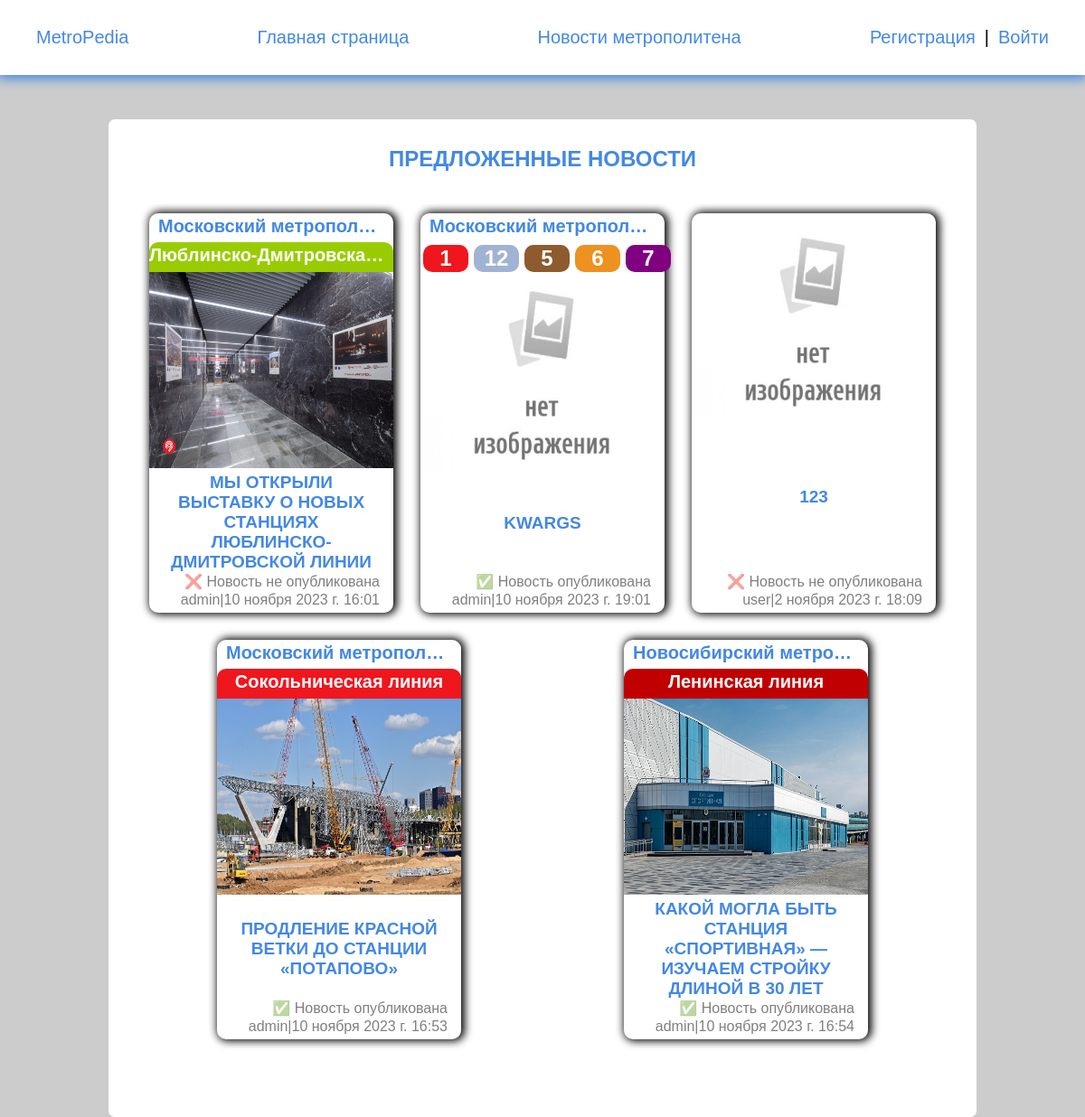
Before: /blog/post/special/list/ with the older database file.
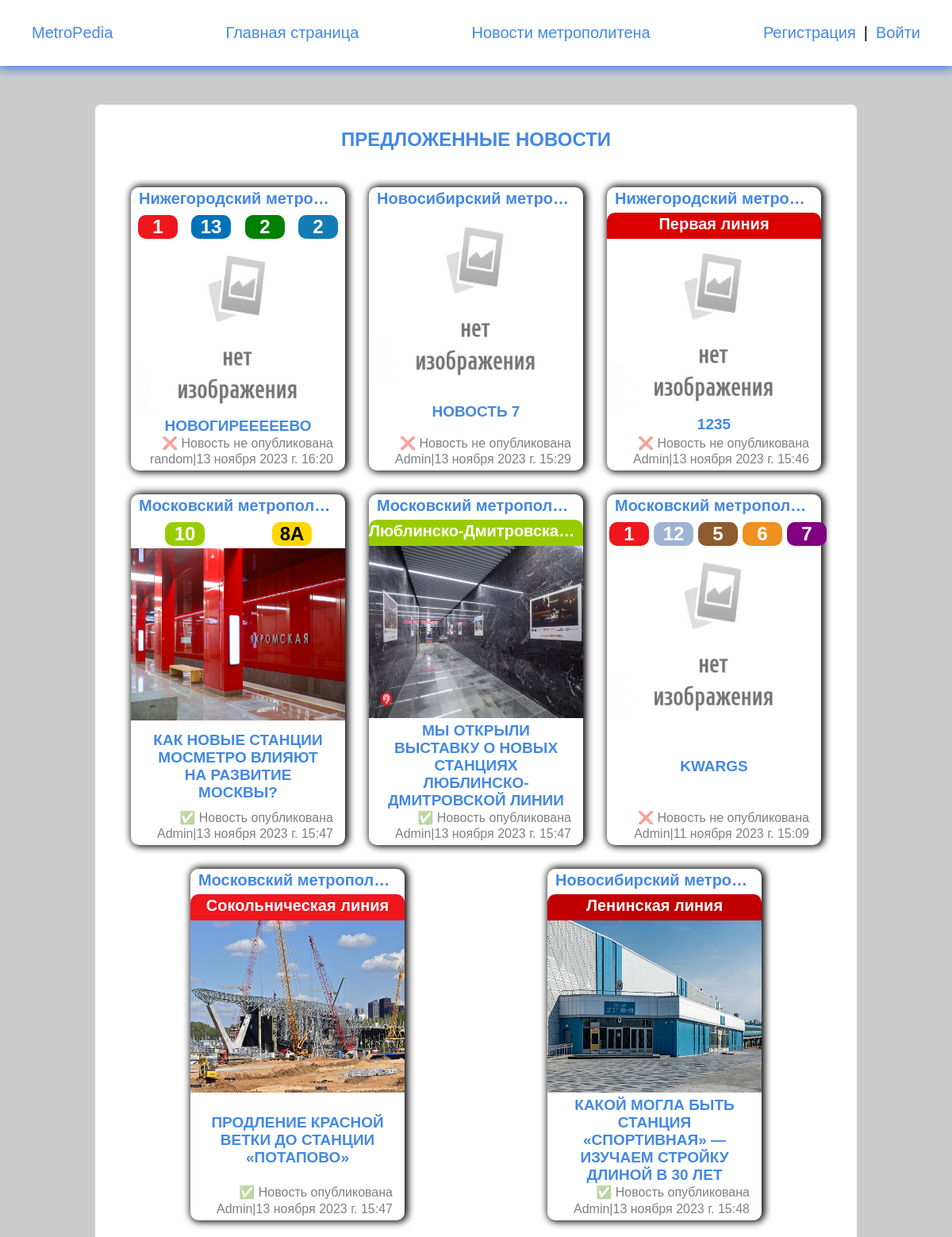
After: the same page with the newer database file.
### metro_blog/models.py (models this page shows, shortened)
class Blog(models.Model):
    owner = models.ForeignKey(Profile, on_delete=models.SET_NULL, blank=True, null=True, verbose_name='Автор')
    title = models.CharField(max_length=250, blank=False, verbose_name='Название')
    slug = models.CharField(max_length=250, unique=True, verbose_name='Ссылка')
    content = RichTextField(blank=True, null=True, verbose_name='Текст', config_name='extends')
    image = models.ImageField(upload_to='images/%Y/%M/%D', blank=True, verbose_name='Картинка')
    source = models.CharField(max_length=250, blank=True, null=True, verbose_name='Источник')
    is_public = models.BooleanField(default=False)
    time_created = models.DateTimeField(auto_now_add=True, verbose_name='Время создания')
    time_update = models.DateTimeField(auto_now=True, verbose_name='Время обновления')
    city = models.ForeignKey(City, on_delete=models.PROTECT, blank=True, null=True, verbose_name='Город')
    line = models.ManyToManyField(Line, blank=True, verbose_name='линий')
    def get_absolute_url(self):
        return reverse('post', kwargs={'post_slug': self.slug})
    class Meta:
        verbose_name = 'Новость'
        verbose_name_plural = 'Новости'
        ordering = ['-time_created']

### metro_wiki/models.py (models this page shows, shortened)
class City(models.Model):
    title = models.CharField(max_length=100, blank=False, verbose_name='Название метрополитена')
    slug = models.CharField(max_length=100, blank=False, unique=True, verbose_name='Ссылка')
    image = models.ImageField(upload_to='images/%Y/%M/%D', blank=True, verbose_name='Картинка')
    content = RichTextField(blank=True, null=True, verbose_name='Текст', config_name='extends')
    def get_absolute_url(self):
        return reverse('city', kwargs={'city_slug': self.slug})
    class Meta:
        verbose_name = 'Город'
        verbose_name_plural = 'Города'
        ordering = ['title']

class Line(models.Model):
    title = models.CharField(max_length=100, blank=False, verbose_name='Название линий')
    slug = models.CharField(max_length=100, blank=False, unique=True, verbose_name='Ссылка')
    content = RichTextField(blank=True, null=True, verbose_name='Текст', config_name='extends')
    number = models.CharField(max_length=3, blank=True, verbose_name='Номер линий')
    color_text = ColorField(default='#FFFFFF', verbose_name='Цвет текста')
    color = ColorField(default='#EF161E', verbose_name='Цвет')
    city = models.ForeignKey(City, on_delete=models.PROTECT, verbose_name='Город')
    image = models.ImageField(upload_to='images/%Y/%M/%D', blank=True, verbose_name='Картинка')
    def get_absolute_url(self):
        return reverse('line', kwargs={'line_slug': self.slug})
    class Meta:
        verbose_name = 'Линия'
        verbose_name_plural = 'Линии'
        ordering = ['number', 'title']

### users/models.py (models this page shows, shortened)
class Profile(AbstractBaseUser, PermissionsMixin):
    username = models.CharField(max_length=150, unique=True, blank=False)
    city = models.CharField(max_length=150, blank=True)
    email = models.EmailField(_('email_address'), unique=True, max_length=200)
    date_joined = models.DateTimeField(default=timezone.now)
    is_staff = models.BooleanField(default=False)
    is_active = models.BooleanField(default=True)
    image = models.ImageField(upload_to='avatars/%Y/%M/%D', default='avatars/avatar.jpg', blank=True)
    tracked_city = models.ForeignKey(City, on_delete=models.PROTECT, blank=True, null=True,
                                     verbose_name='Отслеживаемый метрополитен')
    USERNAME_FIELD = 'username'
    REQUIRED_FIELDS = []
    objects = CustomUserManager()

### metro_blog/views.py (the view)
# urls.py: path('post/special/list/', AllPosts.as_view(), name='post_list'),
class AllPosts(DataMixin, ListView):
    model = Blog
    template_name = 'blog/index.html'
    context_object_name = 'posts'
    def get_context_data(self, *, object_list=None, **kwargs):
        context = super().get_context_data(**kwargs)
        context['status'] = Blog.is_public
        if self.request.user.is_authenticated:
            context['post_user_count'] = Blog.objects.filter(owner=self.request.user).count
        c_def = self.get_user_context(title='Предложенные новости')
        return dict(list(context.items()) + list(c_def.items()))

### main_page/utils.py (called while the page is built)
    @staticmethod
    def get_user_context(**kwargs):
        context = kwargs
        context['menu'] = menu
        context['submenu_editor'] = submenu_editor
        context['cats'] = cats
        return context

### metro_blog/templates/blog/index.html (shortened to what this page needs)
{% extends 'main_page/base.html' %}
{% load static %}
{% load blog_filters %}
{% block content %}
<main class="content">
    {% if posts %}
    <section class="wrap">
        <h1 class="w-100">{{ title }}</h1>
        <ul class="post_list w-100">
            {% for p in posts %}
            <li class="element mw-wrap brad-10 black-shadow">
                <div class="cat_post" id="fixed_container">
                    <a href="{{ p.city.get_absolute_url }}">
                        <span class="link_city">{{ p.city.title }}</span>
                    </a>
                    <ul class="post_lines_list">
                        {% for l in p.line.all|slice:"5" %}
                        {% if forloop.first and forloop.last %}
                        <li class="post_single_line hover_line" style="background: {{ l.color }}; --hl:{{ l.color }}80;">
                            <a href="{{ l.get_absolute_url }}">
                                <span style="color: {{ l.color_text }};">
                                    {{ l.title }}
                                </span>
                            </a>
                        </li>
                        {% else %}
                        <li class="post_multiple_line">
                            <a href="{{ l.get_absolute_url }}">
                                <svg width="50" height="30" xmlns="http://www.w3.org/2000/svg"
                                     style="--svgh: {{ l.color }}80">
                                    <g>
                                        <title>background</title>
                                        <rect fill="none" id="canvas_background" height="62" width="102" y="-1" x="-1"/>
                                    </g>
                                    <g>
                                        <title>{{ l.title }}</title>
                                        <rect rx="10" id="svg_1" height="30" width="50" y="-0.01212" x="0.0001"
                                              stroke-width="0" stroke="#000" fill="{{ l.color }}"/>
                                        <text font-weight="bold" xml:space="preserve" text-anchor="middle"
                                              font-family="Helvetica, Arial, sans-serif" font-size="24" id="svg_4"
                                              y="23.31122"
                                              x="25" fill-opacity="null" stroke-opacity="null" stroke-width="0"
                                              stroke="#000" fill="{{ l.color_text }}">{{ l.number }}</text>
                                    </g>
                                </svg>
                            </a>
                        </li>
                        {% endif %}
                        {% endfor %}
                    </ul>
                </div>
                <a href="{{ p.get_absolute_url }}">
                    <div class="hover_background"></div>
                    <div class="prev_post">
                        {% if p.image %}
                        <img src="{{ p.image.url }}" alt="post_image">
                        {% else %}
                        <img src="{% static 'images/plug.jpg' %}" alt="post_image">
                        {% endif %}
                    </div>
                    <h2>{{ p.title | truncatewords:15 }}</h2>
                    <div class="date_post">
                        <div class="post_status">
                            {% if status %}
                            <p>{% if p.is_public %}✅{% else %}❌{% endif %} Новость{% if not p.is_public %} не{% endif %}
                                опубликована</p>
                            {% endif %}
                        </div>
                        <span>{{ p.owner.username }}|{{ p.time_update }}</span>
                    </div>
                </a>
            </li>
            {% endfor %}
        </ul>
    </section>
    {% endif %}
</main>
{% endblock %}

Changed rows visible on the page:
removed Blog: title "123", is_public "не", owner.username "user", time_update "2 ноября 2023 г. 18:09"
added Blog: city "Нижегородский метро…", title "НОВОГИРЕЕЕЕЕВО", is_public "не", owner.username "random", time_update "13 ноября 2023 г. 16:20", Line (number "1")
now on this page (row unchanged): Line: number "13", shown under "НОВОГИРЕЕЕЕЕВО"
now on this page (row unchanged): Line: number "2", shown under "НОВОГИРЕЕЕЕЕВО"
now on this page (row unchanged): Line: number "2", shown under "НОВОГИРЕЕЕЕЕВО"
added Blog: city "Новосибирский метро…", title "НОВОСТЬ 7", is_public "не", owner.username "Admin", time_update "13 ноября 2023 г. 15:29"
added Blog: city "Нижегородский метро…", title "1235", is_public "не", owner.username "Admin", time_update "13 ноября 2023 г. 15:46"
now on this page (row unchanged): Line: title "Первая линия", shown under "1235"
added Blog: city "Московский метропол…", image (picture), title "КАК НОВЫЕ СТАНЦИИ МОСМЕТРО ВЛИЯЮТ НА РАЗВИТИЕ МОСКВЫ?", owner.username "Admin", time_update "13 ноября 2023 г. 15:47", Line (number "10")
now on this page (row unchanged): Line: number "8А", shown under "КАК НОВЫЕ СТАНЦИИ МОСМЕТРО ВЛИЯЮТ НА РАЗВИТИЕ МОСКВЫ?"
changed Blog "МЫ ОТКРЫЛИ ВЫСТАВКУ О НОВЫХ СТАНЦИЯХ ЛЮБЛИНСКО-ДМИТРОВСКОЙ ЛИНИИ": owner.username "admin" → "Admin"; time_update "10 ноября 2023 г. 16:01" → "13 ноября 2023 г. 15:47"; is_public "❌ не" → "✅"
changed Blog "KWARGS": owner.username "admin" → "Admin"; time_update "10 ноября 2023 г. 19:01" → "11 ноября 2023 г. 15:09"; is_public "✅" → "❌ не"
changed Blog "ПРОДЛЕНИЕ КРАСНОЙ ВЕТКИ ДО СТАНЦИИ «ПОТАПОВО»": owner.username "admin" → "Admin"; time_update "10 ноября 2023 г. 16:53" → "13 ноября 2023 г. 15:47"
changed Blog "КАКОЙ МОГЛА БЫТЬ СТАНЦИЯ «СПОРТИВНАЯ» — ИЗУЧАЕМ СТРОЙКУ ДЛИНОЙ В 30 ЛЕТ": owner.username "admin" → "Admin"; time_update "10 ноября 2023 г. 16:54" → "13 ноября 2023 г. 15:48"
